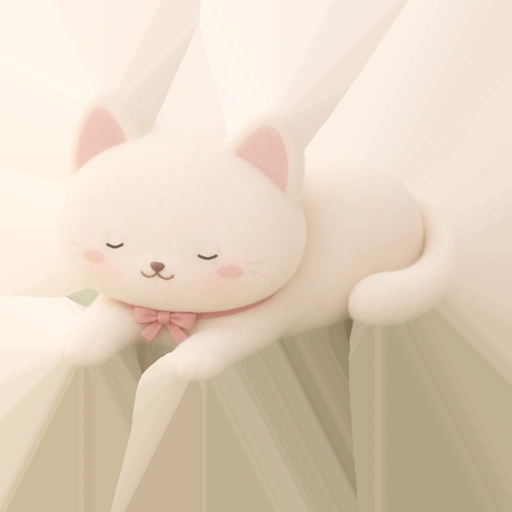
#> input picture assets/cat-blink.webp, 512 x 512 px
$ python -i pack_tea.py   (imports and definitions only)
#> lines starting #> are read from the running program, lines starting #| are printed output that depends on the picture
"""Pack the room and its fixed-camera 2D sprite/animation atlas. Pillow required."""
import argparse
import json
from pathlib import Path

from PIL import Image,ImageFilter
from fork_shadow import make_shadow

ROOT=Path(__file__).resolve().parents[1]
p=argparse.ArgumentParser(description=__doc__)
# [3 lines not run here, left out]
assets=ROOT/"assets"
targets=("saucer","cup","plate","fork","bowl","teapot")
plants=("rubber_plant","lance_plant")
balloons=tuple(f"balloon_{i}" for i in range(3))
# [1 line that did not run here, left out]
# [1 line not run here, left out]
def clean(im):
    if args.already_denoised:return im
    try:
        import cv2
        import numpy as np
        rgb=np.asarray(im)
        bgr=cv2.cvtColor(rgb,cv2.COLOR_RGB2BGR)
        soft=cv2.fastNlMeansDenoisingColored(bgr,None,3.4,3.2,7,17)
        return Image.blend(im,Image.fromarray(cv2.cvtColor(soft,cv2.COLOR_BGR2RGB)),.87)
    except ImportError:
        return Image.blend(im,im.filter(ImageFilter.MedianFilter(3)),.51)
# [1 line that did not run here, left out]
# [1 line not run here, left out]
atlas=Image.new("RGBA",(768,1536))
#> atlas: PIL image 768x1536 RGBA; every value is 0
data={}
# [1 line that did not run here, left out]
# [1 line not run here, left out]
clips={k:[f"{k}_{i:02d}" for i in range(17)] for k in plants}
x,y,row=3,3,0

def pack(key,group,fix_size=False,thumbnail=False):
    global x,y,row
    left,top,right,bottom=layout["bounds"][group]
    im=Image.open(args.stage/(key+".png")).convert("RGBA")
    expected=(right-left,bottom-top)
    if key=="fork":
        assert im.size==tuple(x*4 for x in expected)
        original=im
        im=im.resize(expected,Image.Resampling.LANCZOS)
    assert im.size==expected,(key,im.size,layout["bounds"][group])
    if fix_size:
        part=im
    else:
        bounds=im.getchannel("A").point(lambda value:255 if value>=5 else 0).getbbox()
        assert bounds is not None,key
        l,t,r,b=bounds
        l=max(0,l-2);t=max(0,t-2);r=min(im.width,r+2);b=min(im.height,b+2)
        part=im.crop((l,t,r,b))
        if key=="fork":
            fork=original.crop(tuple(v*4 for v in (l,t,r,b))).resize(
                ((r-l)*2,(b-t)*2),Image.Resampling.LANCZOS)
            fork.save(assets/"fork-detail.png",optimize=True)
            make_shadow(fork,assets/"fork-shadow.png")
        left+=l;top+=t
    if x+part.width+3>atlas.width:
        x=3;y+=row+6;row=0
    assert y+part.height+3<=atlas.height,key
    atlas.paste(part,(x,y))
    data[key]=(x,y,part.width,part.height,left,top)
    x+=part.width+6;row=max(row,part.height)
    if thumbnail:
        sample=part.copy()
        sample.thumbnail((132,132),Image.Resampling.LANCZOS)
        tile=Image.new("RGBA",(144,144),(247,236,217,255))
        tile.alpha_composite(sample,((144-sample.width)//2,(144-sample.height)//2))
        tile.save(thumbs/(group+".png"))

# [4 lines not run here, left out]
lines=["extends RefCounted","# Generated by art/pack_tea.py from the locked camera.","const FRAMES := {"]
# [9 lines not run here, left out]

>>> import cv2
>>> picture = cv2.imread('../assets/cat-blink.webp', cv2.IMREAD_GRAYSCALE)
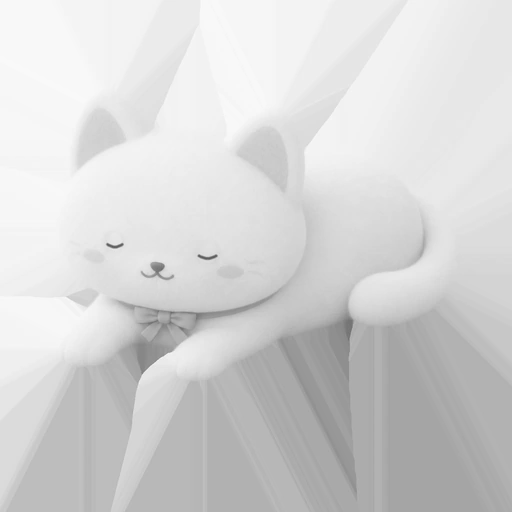
#> picture: shape (512, 512); min 88, max 250, mean 212.6
#> (the run stopped early here; a loop or call above may not have finished)
